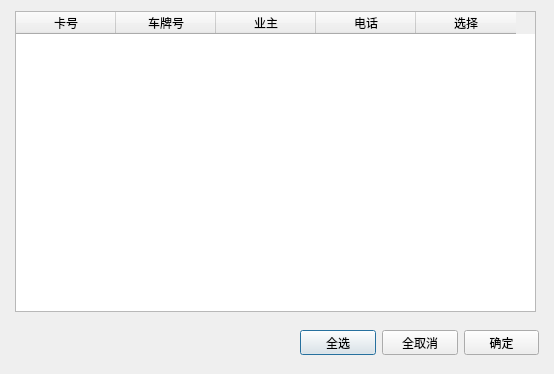
<?xml version="1.0" encoding="UTF-8"?>
<ui version="4.0">
 <class>CDlgSmsPhone</class>
 <widget class="QDialog" name="CDlgSmsPhone">
  <property name="geometry">
   <rect>
    <x>0</x>
    <y>0</y>
    <width>554</width>
    <height>374</height>
   </rect>
  </property>
  <property name="windowTitle">
   <string>业主短信电话</string>
  </property>
  <widget class="QTableWidget" name="tableWidget">
   <property name="geometry">
    <rect>
     <x>15</x>
     <y>11</y>
     <width>521</width>
     <height>301</height>
    </rect>
   </property>
   <column>
    <property name="text">
     <string>卡号</string>
    </property>
   </column>
   <column>
    <property name="text">
     <string>车牌号</string>
    </property>
   </column>
   <column>
    <property name="text">
     <string>业主</string>
    </property>
   </column>
   <column>
    <property name="text">
     <string>电话</string>
    </property>
   </column>
   <column>
    <property name="text">
     <string>选择</string>
    </property>
   </column>
  </widget>
  <widget class="QWidget" name="">
   <property name="geometry">
    <rect>
     <x>300</x>
     <y>330</y>
     <width>239</width>
     <height>25</height>
    </rect>
   </property>
   <layout class="QHBoxLayout" name="horizontalLayout">
    <item>
     <widget class="QPushButton" name="btnAllSelect">
      <property name="text">
       <string>全选</string>
      </property>
     </widget>
    </item>
    <item>
     <widget class="QPushButton" name="btnAllUnselect">
      <property name="text">
       <string>全取消</string>
      </property>
     </widget>
    </item>
    <item>
     <widget class="QPushButton" name="btnOK">
      <property name="text">
       <string>确定</string>
      </property>
     </widget>
    </item>
   </layout>
  </widget>
 </widget>
 <resources/>
 <connections/>
</ui>
